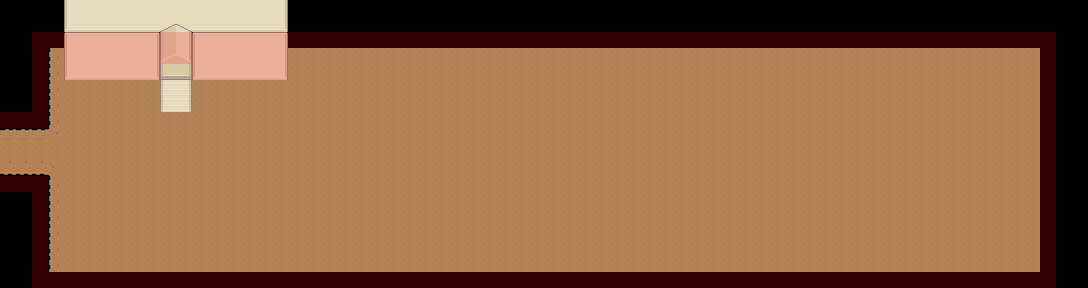

This game map was drawn from its Tiled (.tmx) file and the tilesets committed beside it. A one-line description and the trimmed map source follow:
An orthogonal 68x18 tile map with 16x16 px tiles, 3 tile layers (Tile Layer 1, Tile Layer 3, collisions), 3 tilesets.

<map version="1.0" orientation="orthogonal" renderorder="right-down" width="68" height="18" tilewidth="16" tileheight="16" nextobjectid="1">
 <tileset firstgid="1" source="roguelikeSheet_transparent.tsx" />
 <tileset firstgid="1768" source="roguelikeIndoor_transparent.tsx" />
 <tileset firstgid="2236" source="meta_tiles.tsx" />
 <layer name="Tile Layer 1" width="68" height="18">
  <data>[1224 cells, 917 non-empty, 20 distinct tile ids]</data>
 </layer>
 <objectgroup name="player" />
 <layer name="Tile Layer 3" width="68" height="18">
  <data>[1224 cells, 6 non-empty, 6 distinct tile ids]</data>
 </layer>
 <layer name="collisions" width="68" height="18">
  <data>[1224 cells, 183 non-empty, 1 distinct tile ids]</data>
 </layer>
</map>
